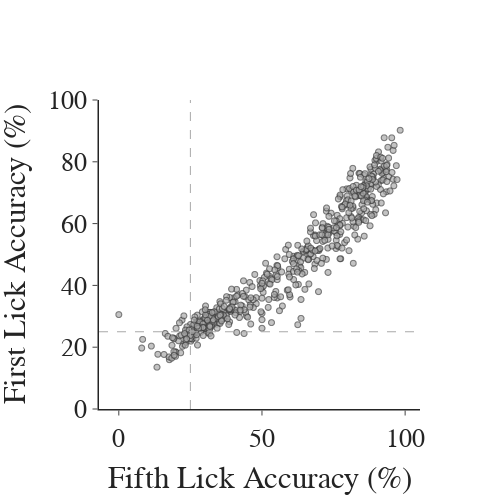

The notebook cell saved with this chart:
### Code cell
## Correlate first lick accuracy and fifth lick accuracy
fig = pf.custom_graph_template(x_title='Fifth Lick Accuracy (%)', y_title='First Lick Accuracy (%)')
fig.add_trace(go.Scattergl(x=ct_df['lick_accuracy'], y=ct_df['first_lick_accuracy'], mode='markers',
                           marker=dict(line=dict(width=1), color='darkgrey'), opacity=0.7))
fig.update_yaxes(range=[0, 100])
fig.add_hline(y=25, line_width=1, line_dash='dash', line_color=chance_color, opacity=1)
fig.add_vline(x=25, line_width=1, line_dash='dash', line_color=chance_color, opacity=1)
fig.show()
fig.write_image(pjoin(fig_path, 'fifth_lick_vs_first_lick_acc.png'))

### Figure 1 — Plotly figure (JSON) as saved in the notebook; plotly's stock layout.template omitted (floating-point values rounded to 4 significant figures; data arrays with more than 128 entries replaced by an {"elided": "..."} marker saying what was removed)
{"data": [{"marker": {"color": "darkgrey", "line": {"width": 1}}, "mode": "markers", "opacity": 0.7, "type": "scattergl", "x": {"elided": "565 float values"}, "y": {"elided": "565 float values"}}], "layout": {"font": {"family": "Arial", "size": 26}, "height": 500, "shapes": [{"line": {"color": "darkgrey", "dash": "dash", "width": 1}, "opacity": 1, "type": "line", "x0": 0, "x1": 1, "xref": "x domain", "y0": 25, "y1": 25, "yref": "y"}, {"line": {"color": "darkgrey", "dash": "dash", "width": 1}, "opacity": 1, "type": "line", "x0": 25, "x1": 25, "xref": "x", "y0": 0, "y1": 1, "yref": "y domain"}], "title": {"x": 0.5, "xanchor": "center", "y": 0.9, "yanchor": "top"}, "width": 500, "xaxis": {"anchor": "y", "domain": [0, 1], "linewidth": 1.5, "title": {"text": "Fifth Lick Accuracy (%)"}}, "yaxis": {"anchor": "x", "domain": [0, 1], "linewidth": 1.5, "range": [0, 100], "title": {"text": "First Lick Accuracy (%)"}}}}
